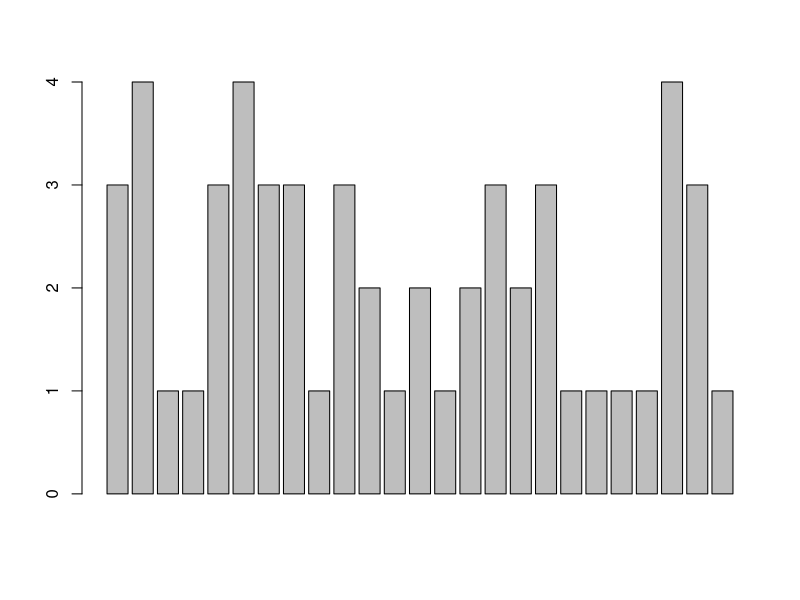
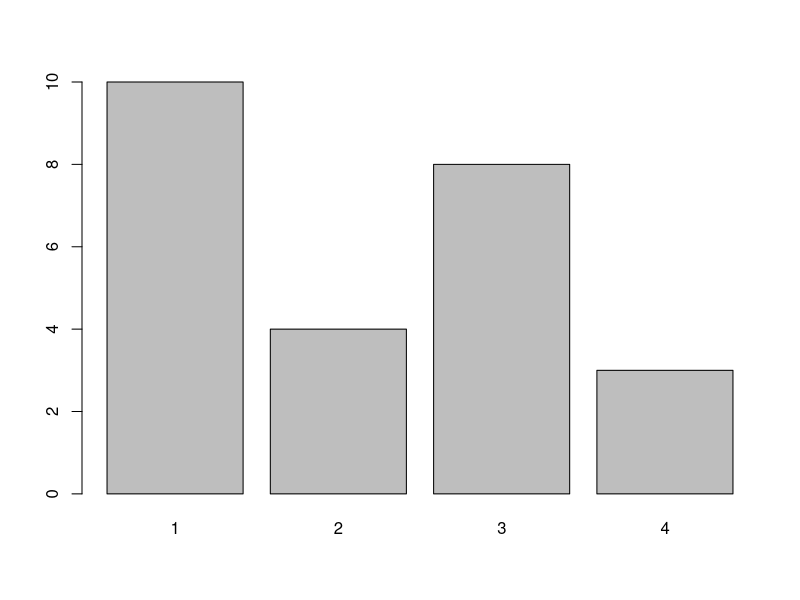
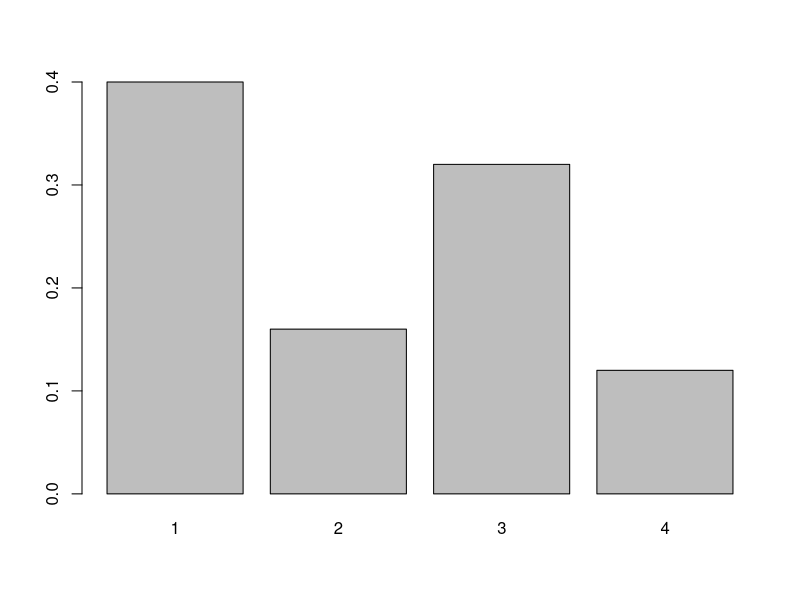
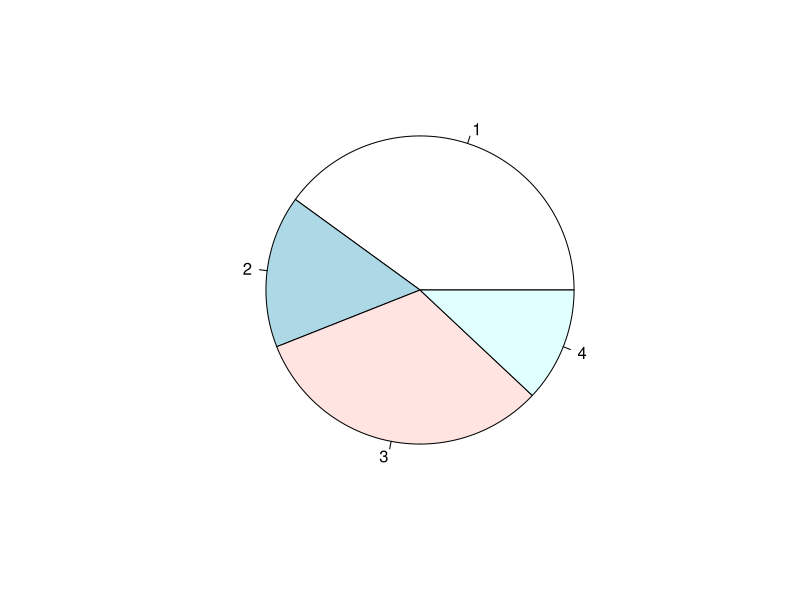
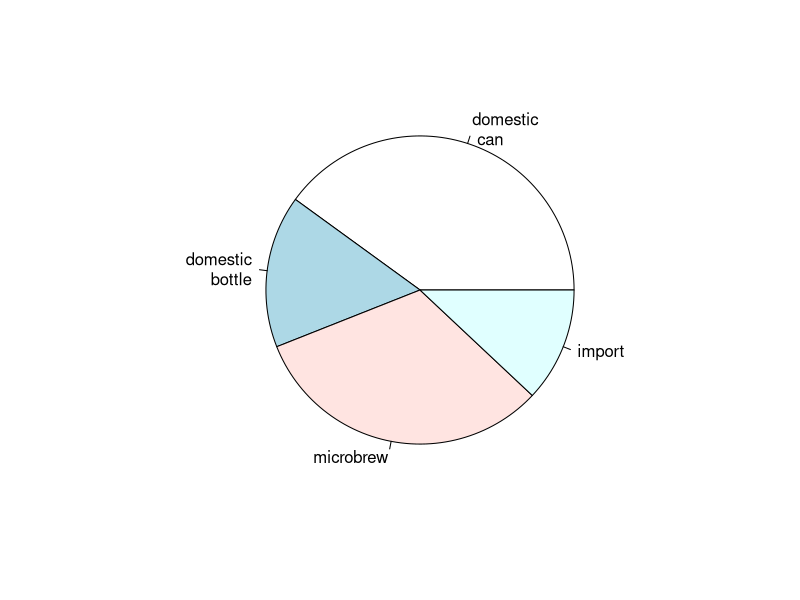
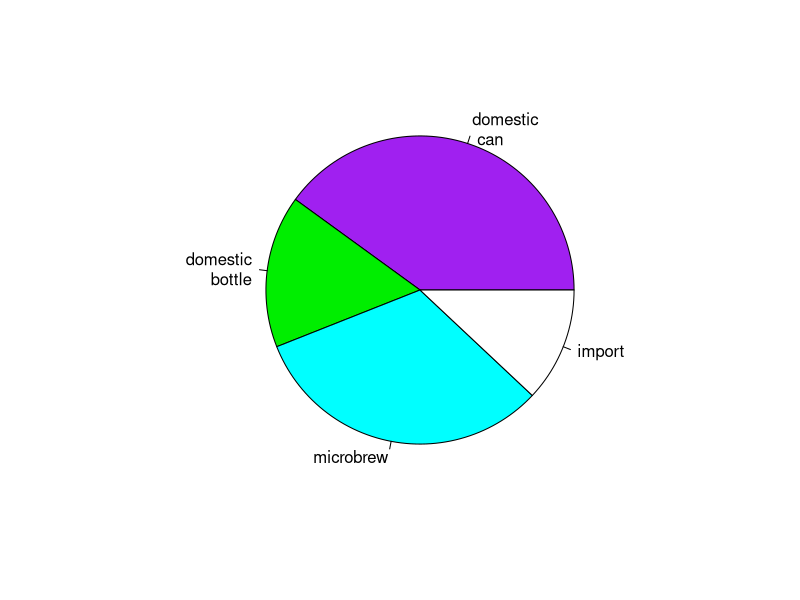
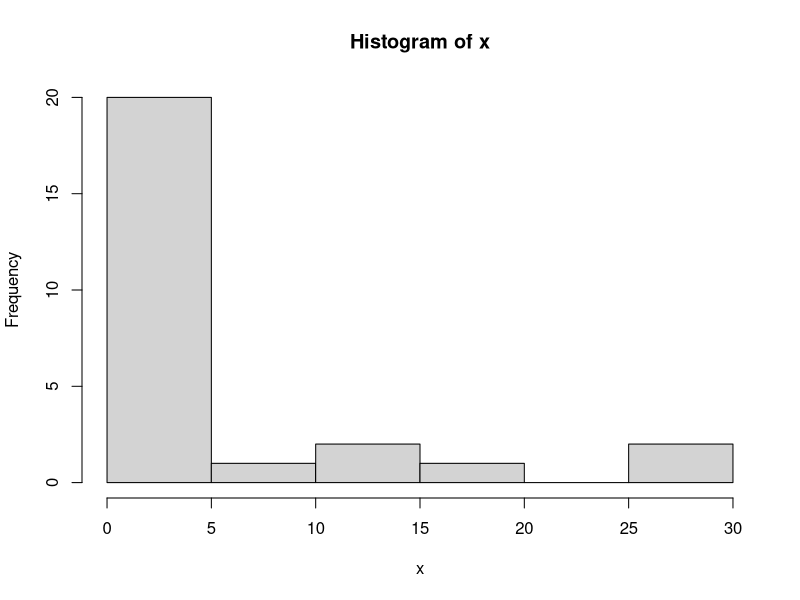
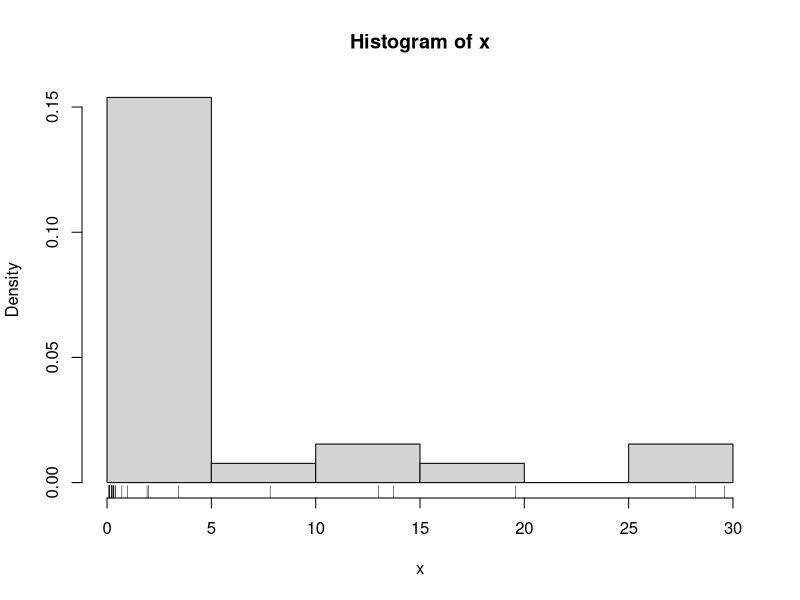

Write the R code that produced these figures, in order.
print("hello")

typos=c(2,3,0,3,1,0,0,1)

typos

mean(typos)
median(typos)
var(typos)

ex.one=1
ex.one

typos.draft1=c(2,3,0,3,1,0,0,1)
typos.draft2=c(0,3,0,3,1,0,0,1)
typos.draft2=typos.draft1
typos.draft2[1]=0
typos.draft2

typos.draft2[c(1,2,3)]
max(typos.draft2)
typos.draft2==3
which(typos.draft2==3)

sum(typos.draft2)
sum(typos.draft2>0)
typos.draft1-typos.draft2

x=c(45,43,46,48,51,46,50,47,46,45)
mean(x)
median(x)
max(x)
min(x)

x=c(x,48,49,51,50,49)
length(x)
x[16]=41
x[17:20]=c(40,38,35,40)

day=5
mean(x[day:(day+4)])
x[day:(day+4)]

cummax(x)
cummin(x)

#Working with Mathematics
whale=c(74,122,235,111,292,111,211,133,156,79)
mean(whale)
var(whale)
sd(whale)

#Categorical Data
x=c("Yes","No","No", "Yes", "Yes")
table(x)
factor(x)

#beer=scan()
beer = c(3, 4, 1, 1, 3, 4, 3, 3, 1, 3, 2, 1, 2, 1, 2, 3, 2, 3, 1, 1, 1, 1, 4, 3, 1)
barplot(beer)
barplot(table(beer))
barplot(table(beer)/length(beer))

beer.counts=table(beer)
pie(beer.counts)
names(beer.counts)=c("domestic\n can","domestic\n bottle","microbrew","import")
pie(beer.counts)
pie(beer.counts,col=c("purple","green2","cyan","white"))

#Numeric Measures
sals=c(12,.4,5,2,50,8,3,1,4,0.25)
mean(sals)
var(sals)
sd(sals)
median(sals)
fivenum(sals)
summary(sals)
sort(sals)

data=c(10,17,18,25,28,28)
summary(data)
quantile(data,.25)
quantile(data,c(.25,.75))

#Resistant measures of center and spread (p.16)
mean(sals,trim=1/10)
mean(sals,trim=2/10)
IQR(sals)
mad(sals)
median(abs(sals-median(sals)))
median(abs(sals-median(sals)))*1.4826

#Stem-and-leaf Charts (p.17)
#scores=scan()
scores=c(2,3,16,23,14,12,4,13,2,0,0,0,6,28,31,14,4,8,2,5)
apropos("stem")
stem(scores)

#Making numeric data categorical
sals=c(12,0.4,5,2,50,8,3,1,4,0.25)
cats=cut(sals,breaks=c(0,1,5,max(sals))) #we use 'cut' command
cats
table(cats) #organize
levels(cats)=c("poor","rich","rolling in it")
table(cats)

#Histograms (p.18)
#x=scan()
x=c(29.6, 28.2, 19.6, 13.7, 13.0, 7.8, 3.4, 2.0, 1.9, 1.0, 0.7, 0.4, 0.4, 0.3, 0.3, 0.3, 0.3, 0.3, 0.2, 0.2, 0.2, 0.1, 0.1, 0.1, 0.1, 0.1)
x
hist(x)                     #frequencies
hist(x,probability=TRUE)    #proportions(or probabilities)
rug(jitter(x))              #add tick marks
hist(x,breaks=10)           #10 breaks
hist(x,breaks=c(0,1,2,3,4,5,10,20,max(x)))  #specify break points
